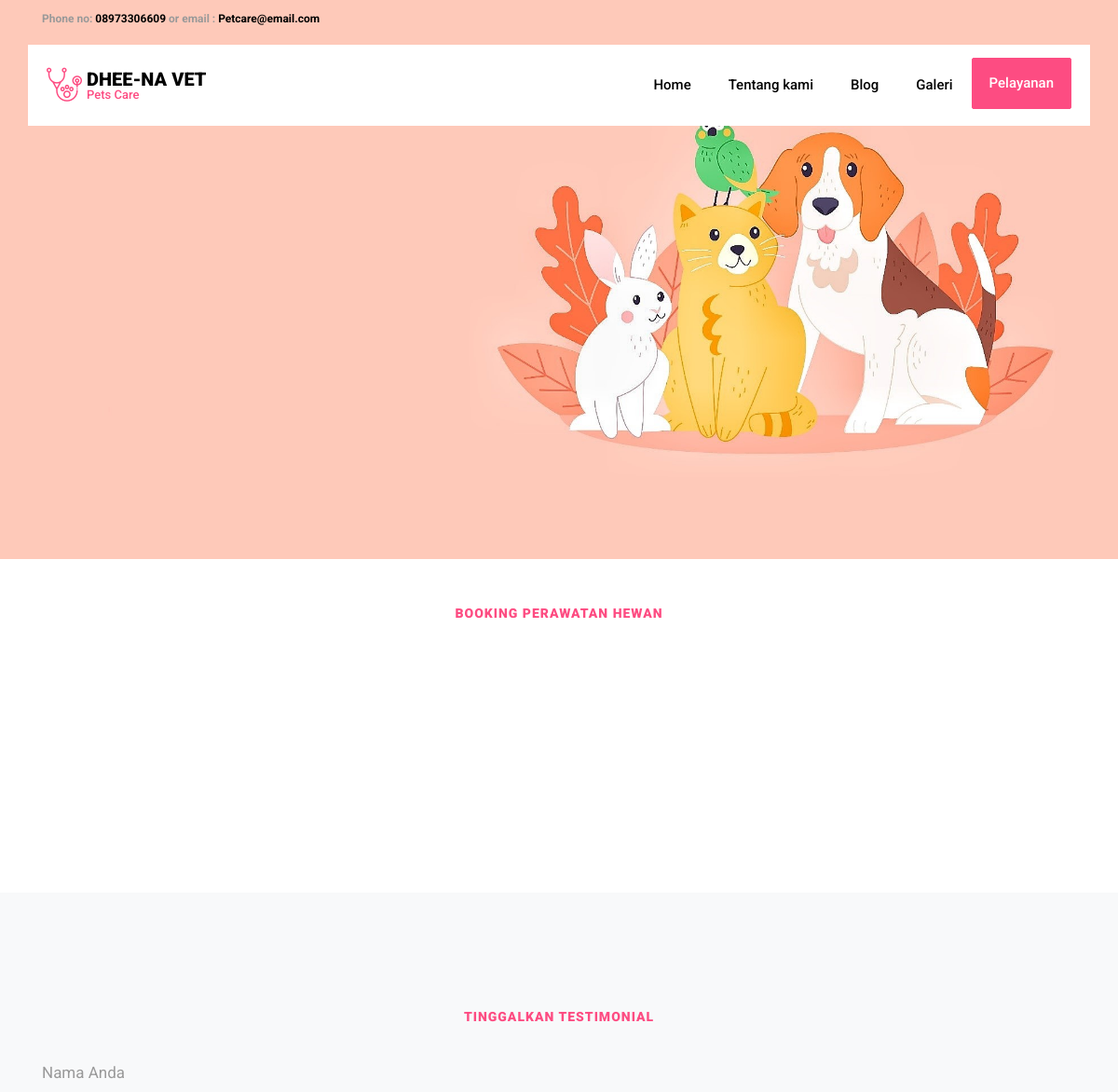
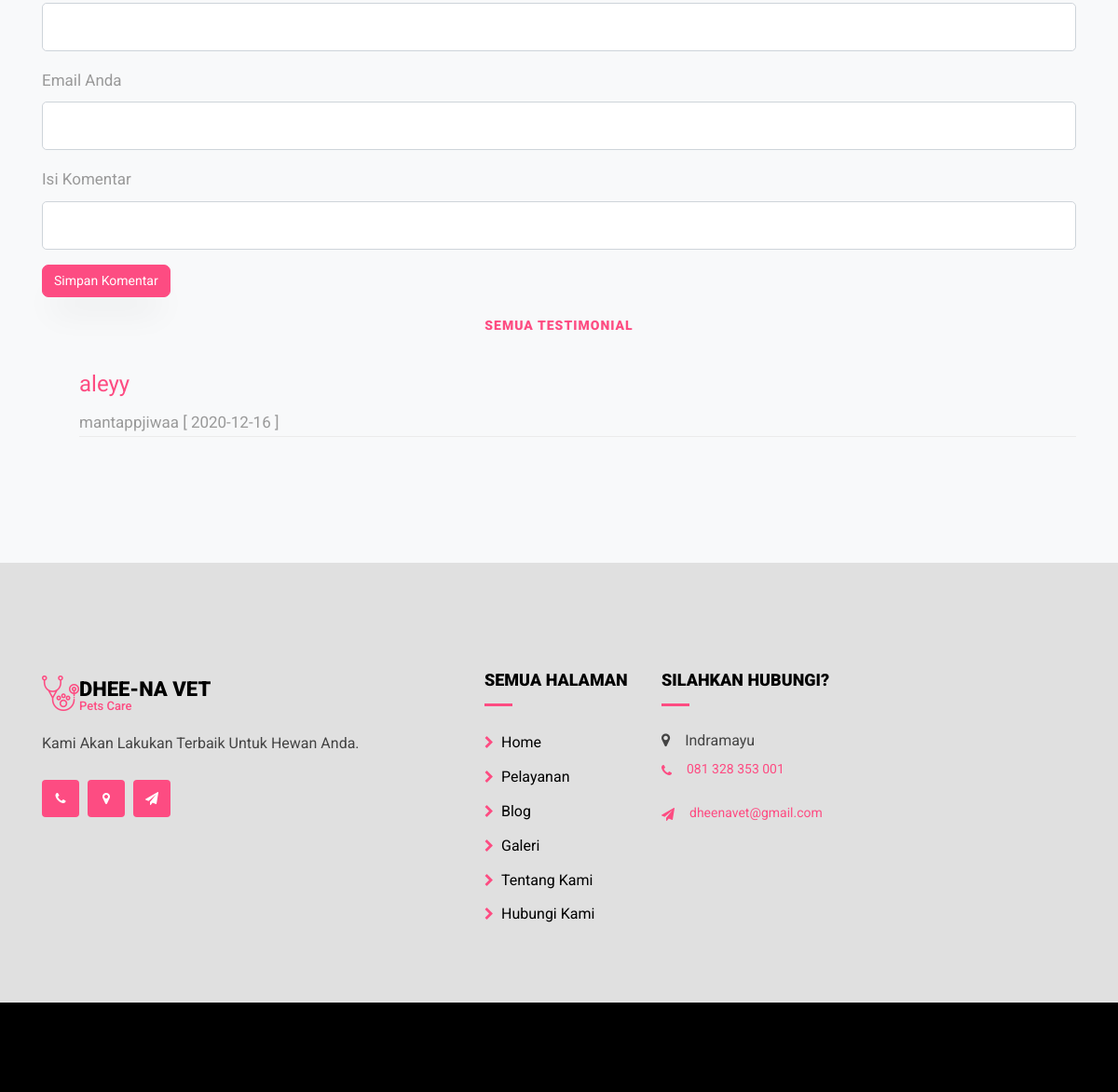
The page /pelayanan.php on the database its author committed (2 pictures, top to bottom).
### tables this page shows
CREATE TABLE `tabelkomentar` (
  `id` int(11) NOT NULL,
  `nama` varchar(50) NOT NULL,
  `email` varchar(50) NOT NULL,
  `komentar` varchar(100) NOT NULL,
  `tgl` date NOT NULL,
  `aktif` enum('Y','N') DEFAULT 'N'
);

### pelayanan.php (the view, shortened to what this page needs)
<!DOCTYPE html>
<html lang="en">
<head>
  <link rel="stylesheet" href="https://stackpath.bootstrapcdn.com/font-awesome/4.7.0/css/font-awesome.min.css">
  <link rel="stylesheet" href="css/animate.css">
  <link rel="stylesheet" href="css/owl.carousel.min.css">
  <link rel="stylesheet" href="css/owl.theme.default.min.css">
  <link rel="stylesheet" href="css/magnific-popup.css">
  <link rel="stylesheet" href="css/bootstrap-datepicker.css">
  <link rel="stylesheet" href="css/jquery.timepicker.css">
  <link rel="stylesheet" href="css/flaticon.css">
  <link rel="stylesheet" href="css/style.css">
</head>
<body>
 <div class="wrap">
    <div class="container">
      <div class="row justify-content-between">
        <div class="col-12 col-md d-flex align-items-center">
          <p class="mb-0 phone"><span class="mailus">Phone no:</span> <a href="#">08973306609</a> or <span class="mailus">email :</span> <a href="#">Petcare@email.com</a></p>
        </div>
      </div>
    </div>
  </div>
  <nav class="navbar navbar-expand-lg navbar-dark ftco_navbar bg-dark ftco-navbar-light" id="ftco-navbar">
    <div class="container">
      <a class="navbar-brand d-flex align-items-center" href="index_user.php"><span class="flaticon flaticon-stethoscope"></span><h1>DHEE-NA VET<span class="mini">Pets Care</span></h1></a>
     <div class="collapse navbar-collapse" id="ftco-nav">
        <ul class="navbar-nav ml-auto">
          <li class="nav-item"><a href="index_user.php" class="nav-link">Home</a></li>
          <li class="nav-item"><a href="tentangkami.html" class="nav-link">Tentang kami</a></li>
          <li class="nav-item"><a href="blog.php" class="nav-link">Blog</a></li>
          <li class="nav-item"><a href="galeri.html" class="nav-link">Galeri</a></li>
          <li class="nav-item cta"><a href="pelayanan.php" class="nav-link">Pelayanan</a></li>
        </ul>
      </div>
    </div>
  </nav>
<section class="hero-wrap hero-wrap-2" style="background-image: url('images/bg9.jpeg');" data-stellar-background-ratio="0.5">
  <div class="container">
    <div class="row no-gutters slider-text align-items-end justify-content-start">
   </div>
 </div>
</section>
<section class="ftco-section ftco-no-pt ftco-no-pb ftco-services-2">
    <div class="container">
      <div class="row">
        <div class="col-md-12 py-5 text-center">
          <h3 class="appointment-heading">Booking Perawatan Hewan</h3>
          <div class="appointment-wrap d-flex align-items-center">
          </div>
        </div>
      </div>
    </div>
  </section>
<section class="ftco-section bg-light">
  <div class="container">
<div class="panel panel-warning">
    <div class="col-md-12 py-1 text-center">
          <h2 class="appointment-heading">Tinggalkan Testimonial</h2>
    </div>
    <div class="panel-body">
      <form method="POST" action="simpan_komentar.php">
        <div class="form-group">
          <label>Nama Anda</label>
          <input type="text" name="nama" class="form-control">
        </div>
        <div class="form-group">
          <label>Email Anda</label>
          <input type="email" name="email" class="form-control">
        </div>
        <div class="form-group">
          <label>Isi Komentar</label>
          <input type="komentar" name="komentar" textarea class="form-control"></textarea>
        </div>
        <div class="form-group">
          <input type="submit" name="simpan" class="btn btn-primary" value="Simpan Komentar">
        </div>
      </form>
    </div>
  </div>
<div class="panel panel-info">
    <div class="col-md-12 py-1 text-center">
          <h2 class="appointment-heading">Semua Testimonial</h2>
    </div>
    <div class="panel-body">
      <ul class="media-list">
      <?php
      $koneksi = mysqli_connect("localhost","root","","adminpetcare");
      $sql = mysqli_query($koneksi, "SELECT * FROM tabelkomentar WHERE id AND aktif='Y'  ORDER BY id DESC");
      while($dk=mysqli_fetch_array($sql)){
      ?>
        <li class="media" style="border-bottom:solid 1px #ebebeb;">
          <div class="media-body">
            <h4><a href="mailto:<?php echo $dk['email']; ?>"><?php echo $dk['nama']; ?></a></h4>
            <?php echo $dk['komentar']; ?> [ <?php echo $dk['tgl']; ?> ]
          </div>
        </li>
      <?php
      }
      ?>
      </ul>
    </div>
  </div>
</div>
</section>
<footer class="ftco-footer">
    <div class="container mb-5 pb-4">
      <div class="row">
        <div class="col-lg col-md-6">
          <div class="ftco-footer-widget">
            <h2 class="logo d-flex align-items-center">
              <a href="#" class="d-flex align-items-center">
                <div class="icon"><span class="flaticon-stethoscope flaticon"></span></div>
                <div class="logo1">
                  <span> DHEE-NA VET</span>
                  <span class="sub">Pets Care</span>
                </div>
              </a>
            </h2>
            <p>Kami Akan Lakukan Terbaik Untuk Hewan Anda.</p>
            <ul class="ftco-footer-social list-unstyled mt-4">
              <li><a href="hubungi.html"><span class="fa fa-phone"></span></a></li>
              <li><a href="hubungi.html"><span class="fa fa-map-marker"></span></a></li>
              <li><a href="hubungi.html"><span class="fa fa-paper-plane"></span></a></li>
            </ul>
          </div>
        </div>
        <div class="col-lg-2 col-md-6">
            <div class="ftco-footer-widget">
              <h2 class="ftco-heading-2">Semua Halaman</h2>
              <ul class="list-unstyled">
                <li><a href="index_user.php"><span class="fa fa-chevron-right mr-2"></span>Home</a></li>
                <li><a href='pelayanan.php'><span class="fa fa-chevron-right mr-2"></span>Pelayanan</a></li>
                <li><a href="blog.php"><span class="fa fa-chevron-right mr-2"></span>Blog</a></li>
                <li><a href="galeri.html"><span class="fa fa-chevron-right mr-2"></span>Galeri</a></li>
                <li><a href="tentangkami.html"><span class="fa fa-chevron-right mr-2"></span>Tentang Kami</a></li>
                <li><a href="hubungi.html"><span class="fa fa-chevron-right mr-2"></span>Hubungi Kami</a></li>
              </ul>
            </div>
          </div>
          <div class="col-lg col-md-6">
            <div class="ftco-footer-widget">
              <h2 class="ftco-heading-2">Silahkan Hubungi?</h2>
              <div class="block-23 mb-3">
                <ul>
                <li><span class="fa fa-map-marker mr-3"></span><span class="text">Indramayu</span></li>
                <li><a href="#"><span class="fa fa-phone mr-3"></span><span class="text">081 328 353 001</span></a></li>
                <li><a href="#"><span class="fa fa-paper-plane mr-3"></span><span class="text">dheenavet@gmail.com</span></a></li>
              </ul>
            </div>
          </div>
        </div>
      </div>
    </div>
    <div class="container-fluid bg-primary py-5">
      </div>
    </footer>
</body>
</html>

### rows shown on the page
tabelkomentar: nama "aleyy", komentar "mantappjiwaa", tgl "2020-12-16"
